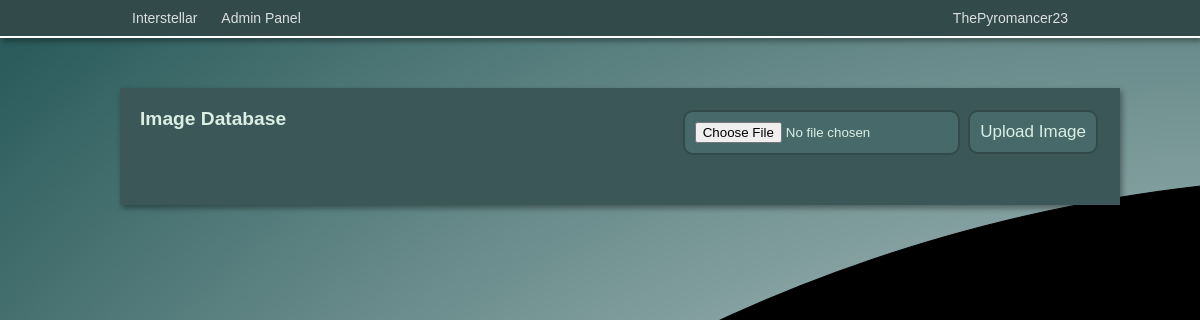
The page /admin/images (signed in) on the database as committed earlier.
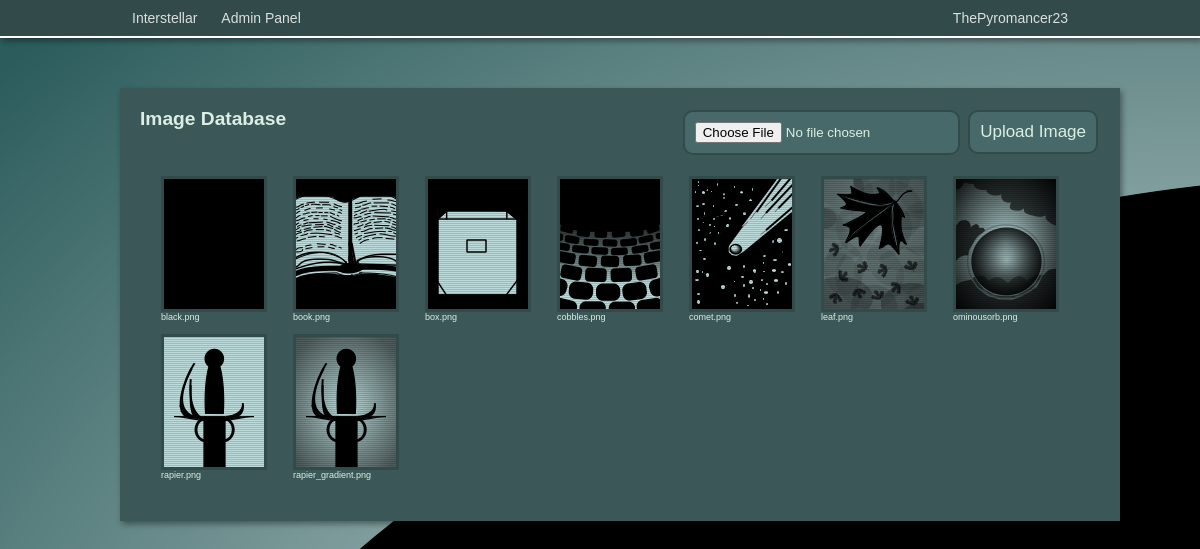
The same page on the database as committed later.
### app/models.py (models this page shows, shortened)
class User(UserMixin, db.Model):
    id = db.Column(db.Integer, primary_key=True)
    username = db.Column(db.String(64), index=True, unique=True)
    email = db.Column(db.String(120), index=True, unique=True)
    password_hash = db.Column(db.String(128))
    privilege_level = db.Column(db.Integer, default=1)
    last_online = db.Column(db.DateTime, default=datetime.utcnow)
    created_storylets = db.relationship('Storylet', backref='author', lazy='dynamic')

class Image(db.Model):
    id = db.Column(db.Integer, primary_key=True)
    name = db.Column(db.String)

### app/admin/routes.py (the view, shortened to what this page needs)
@bp.route('/images', methods=['GET', 'POST'])
@login_required
def images():
    if current_user.privilege_level > 1:
        image = db.session.query(Image).order_by(Image.name).all()
        return render_template('images.html', images=image)
    else:
        return redirect(url_for('index'))

### app/models.py (called while the page is built)
@login.user_loader
def load_user(id):
    return User.query.get(int(id))

### app/routes.py (called while the page is built)
@app.before_request
def before_request():
    if current_user.is_authenticated:
        current_user.last_online = datetime.utcnow()
        db.session.commit()

### app/admin/templates/images.html (shortened to what this page needs)
<!DOCTYPE html>
<html>
<head>
    <link rel="stylesheet" href="{{ url_for('admin.static', filename='css/admin.css') }}">
</head>
<body>
{% include 'navbar.html' %}
<div class="pageblock"></div>
<div style="width: 960px; margin: auto;">
    <div style="width: 960px;" class="storylet-column game boxshadow">
        <form method=post enctype=multipart/form-data style="float: right;">
            <input type=file name=file class="adm-btn-link" style="float: none;">
            <input type=submit value="Upload Image" class="adm-btn-link" style="float: none; font-family: arial; font-size: 17px">
        </form>
        <h2 style="margin-bottom: 40px;">Image Database</h2>
        <div id="all-images-panel" class="image-container">
            {% for image in images %}
            <div class="image-object ">
                <a href="{{ url_for('admin.delete_image', id=image.id) }}" class="confirmation">
                    <div  class="storylet-img-cont tooltip">
                        <img class="digitaleffect" src="{{ url_for('static', filename='images/' + image.name) }}">
                    </div>
                </a>
                <p class="image-name">{{ image.name }}</p>
            </div>
            {% endfor %}
        </div>
    </div>
</body>
</html>

### app/templates/navbar.html (shortened to what this page needs)
<div class="navbar boxshadow">
    <div class="navbar-inner">
        <a class="nav-link" href="{{ url_for('index') }}">Interstellar</a>
        {% if current_user.is_authenticated %}
            <div class="dropdown-container">
                <div class="ddbtn nav-link">{{current_user.username}}</div>
                </div>
            </div>
            {% if current_user.privilege_level > 1 %}
            <div style="float: left;" class="dropdown-container">
                <a href="{{ url_for('admin.admin') }}"><div class="ddbtn nav-link">Admin Panel</div></a>
                </div>
            </div>
            {% endif %}
        {% endif %}

### app/admin/static/css/admin.css (style rules this page uses)
.navbar { width: 100%; overflow: hidden; border-bottom: solid white 2px; background: #324A4A; }
.navbar-inner { margin: auto; width: 960px; }
.nav-link { float: left; color: #f2f2f2e1; text-align: center; text-decoration: none; padding: 10px 12px; font-size: 14px; }
.dropdown-container { float: right; overflow: hidden; }
.pageblock { height: 50px; width: 100%; }
* { margin: 0; }
.game { background-color: #3C5757; }
body { font-family: arial; background: black url("images/background.png") no-repeat; color: rgb(218, 239, 227); }
.boxshadow { box-shadow: 2px 3px 6px rgba(0, 0, 0, 0.4); }
.digitaleffect { background: #CFE5E8 url("images/digitaleffect.gif") repeat scroll 0% 0%; }
h2 { font-size: 1.2em; font-weight:bold; }
.adm-btn-link { background-color: #486969; border-radius: 10px; text-decoration: none; padding: 10px; margin: 2px; color:rgb(218, 239, 227); float: right; border-style: solid; border-width: 2px; border-color:#324A4A }
.storylet-column { padding: 20px; float: left; }
.storylet-img-cont { background:#CFE5E8; border:#324A4A; border-style: solid; border-width: 3px; width: 100px; height: 130px; }
.image-container { display: flex; padding-left: 15px; padding-right: 15px; padding-bottom: 15px; flex-wrap: wrap; }
.image-object { padding: 6px; position: relative; }
.image-name { width: 120px; overflow: hidden; white-space: nowrap; text-overflow: ellipsis; font-size: 9px; }
.tooltip { text-decoration: none; }

Rows that differ between the two databases and show on the page:
added Image: name (picture), name "black.png"
added Image: name (picture), name "book.png"
added Image: name (picture), name "box.png"
added Image: name (picture), name "cobbles.png"
added Image: name (picture), name "comet.png"
added Image: name (picture), name "leaf.png"
added Image: name (picture), name "ominousorb.png"
added Image: name (picture), name "rapier.png"
added Image: name (picture), name "rapier_gradient.png"
